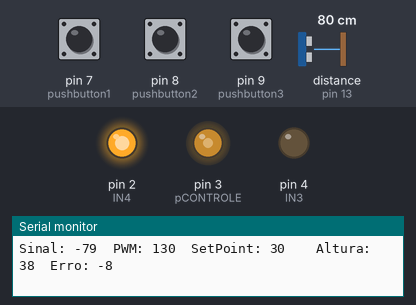
Recording of a sketch running on a simulated Arduino Uno, built with avr-gcc and run on an emulated ATmega328P. Shown: output pins drawn as LEDs (lit = HIGH), the last lines printed to the serial monitor. The test bench sets the inputs (shaded band); at power-on: distance to the obstacle (sensor on pin 13) 80 cm, pin 9 (pushbutton3) HIGH, pin 7 (pushbutton1) HIGH, pin 8 (pushbutton2) HIGH. The echo pulse lasts 58.3 µs per cm.

Above: at 1.2 s.
1.3 s: distance to the obstacle (sensor on pin 13) set to 18 cm
4.3 s: pin 9 (pushbutton3) pulled LOW for 0.15 s
At 6.59 s:
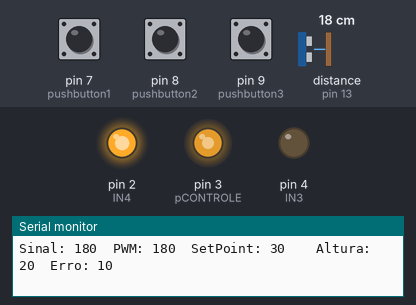
7.4 s: distance to the obstacle (sensor on pin 13) set to 2 cm
8.9 s: distance to the obstacle (sensor on pin 13) set to 9 cm
At 12.39 s:
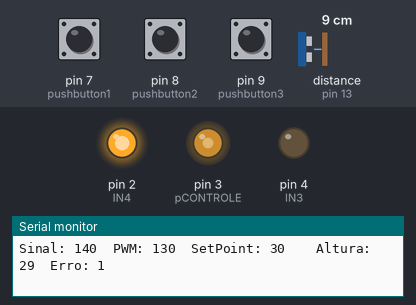
Timing chart, 0 to 12.9 s (numbered marks = the images above; inputs shaded):
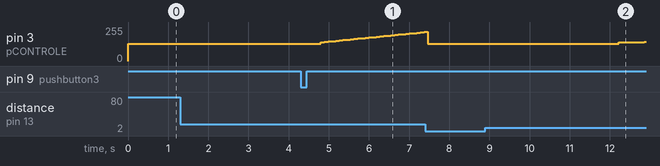

Measured:
- after the input at 8.9 s, pin 3 (pCONTROLE): 130/255 → 141/255 after 3.3 s, → 142/255 0.37 s later, → 143/255 0.27 s later

The sketch:

Projeto_Integrador.ino
```cpp
#include <NewPing.h>

class PID{

public:
  double error;
  double sample;
  double lastSample;
  double kP, kI, kD;
  double P, I, D;
  double pid;
  double setPoint;
  long lastProcess;

  PID(double _kP, double _kI, double _kD){
    kP = _kP;
    kI = _kI;
    kD = _kD;
  }

  void addNewSample(double _sample){
    sample = _sample;
  }

  void setSetPoint(double _setPoint){
    setPoint = _setPoint;
  }

  double process(){

  error = setPoint - sample;

  float deltaTime = (millis() - lastProcess) / 1000.0;
  lastProcess = millis();

   //Serial.print(deltaTime);
   //Serial.print("\t");
  //Proporcional
  P = error * kP;

  //Integrador
  I = I + (error * kI) * deltaTime;

  //Derivativo
  D = (lastSample - sample) * kD / deltaTime;

  lastSample = sample;

  // Soma tudo
  pid = P + I + D;

  return pid;
  }
};

/*pinos sensor
vcc -> laranja
trig -> branco
echo -> azul escuro
gnd -> azul claro

*/
#define TRIGGER_PIN  12  //    Arduino pin tied to trigger pin on the ultrasonic sensor.
#define ECHO_PIN     13  // Arduino pin tied to echo pin on the ultrasonic sensor.
#define MAX_DISTANCE 37  // Maximum distance we want to ping for (in centimeters). Maximum sensor distance is rated at 400-500cm.
#define pCONTROLE    3   // Define a porta de saída pro PWM [testar com um led]

NewPing sonar(TRIGGER_PIN, ECHO_PIN, MAX_DISTANCE); // NewPing setup of pins and maximum distance.

int controlePwm = 255; //descobrir isso
int aux;
int IN3 = 4 ;
int IN4 = 2 ;

//Push Buttom
int pushbutton1 = 7;
int pushbutton2 = 8;
int pushbutton3 = 9;

void setup() {
  Serial.begin(9600);

  pinMode(pushbutton1, INPUT_PULLUP);
  pinMode(pushbutton2, INPUT_PULLUP);
  pinMode(pushbutton3, INPUT_PULLUP);

  pinMode(IN3,OUTPUT);
  pinMode(IN4,OUTPUT);
  pinMode(pCONTROLE, OUTPUT);

  digitalWrite(IN3,LOW);
  digitalWrite(IN4,HIGH);
}


// Correção da leitura sensor
int i = 0;
int aux1[100];
long lastTime1 = 0;
int sp = 15;

//Declarando os ganhos encontrado
//PID meuPid(1.7323, 4.6097/2, 0.16275);
//PID meuPid(4.3778, 5.2536/2, 0);
PID meuPid(6.9, 3, 0);

void loop() {

    // Leitura do sensor
    int sensor = sonar.ping_cm();

    //Solução para valores lido como ZERO
    aux1[i] = sensor;
    if(sensor == 0) {
      sensor = aux1[i-1];
      aux1[i]= aux1[i-1];
      //i = 0;
    }

    int distancia = 38-sensor; // isso para converter a distancia do sensor para altura no tubo


    // SetPoint por PushButton
      if (digitalRead(pushbutton1) == HIGH){
        sp=15;
      }
      if (digitalRead(pushbutton2) == HIGH){
        sp=20;
      }
      if (digitalRead(pushbutton3) == HIGH){
        sp=30;
      }

      meuPid.setSetPoint(sp);

      // Manda pro objeto PID!
      meuPid.addNewSample(distancia);

      // Converte para controle
      controlePwm = (meuPid.process()); //mudar de acordo com o valor acima
      if(controlePwm > 255)
        aux = 180;
      else if(controlePwm <= 140 )
        aux = 130;
      else
        aux = controlePwm;

      // Saída do controle
      analogWrite(pCONTROLE, aux);

       long nowTime = millis();
       if (nowTime - lastTime1 > 1000){
         lastTime1 = nowTime;
         Serial.print("Sinal: ");;
         Serial.print(controlePwm);
         Serial.print("\t");
         Serial.print("PWM: ") ;
         Serial.print(aux);
         Serial.print("\t");
         Serial.print("SetPoint: ") ;
         Serial.print(sp);
         Serial.print("\t");
         Serial.print("  Altura: ");
         Serial.print(distancia);
         Serial.print("\t");
         Serial.print("Erro: ");
         Serial.println(sp-distancia);
       }

       delay(90);

   i = i+1;

}
```
